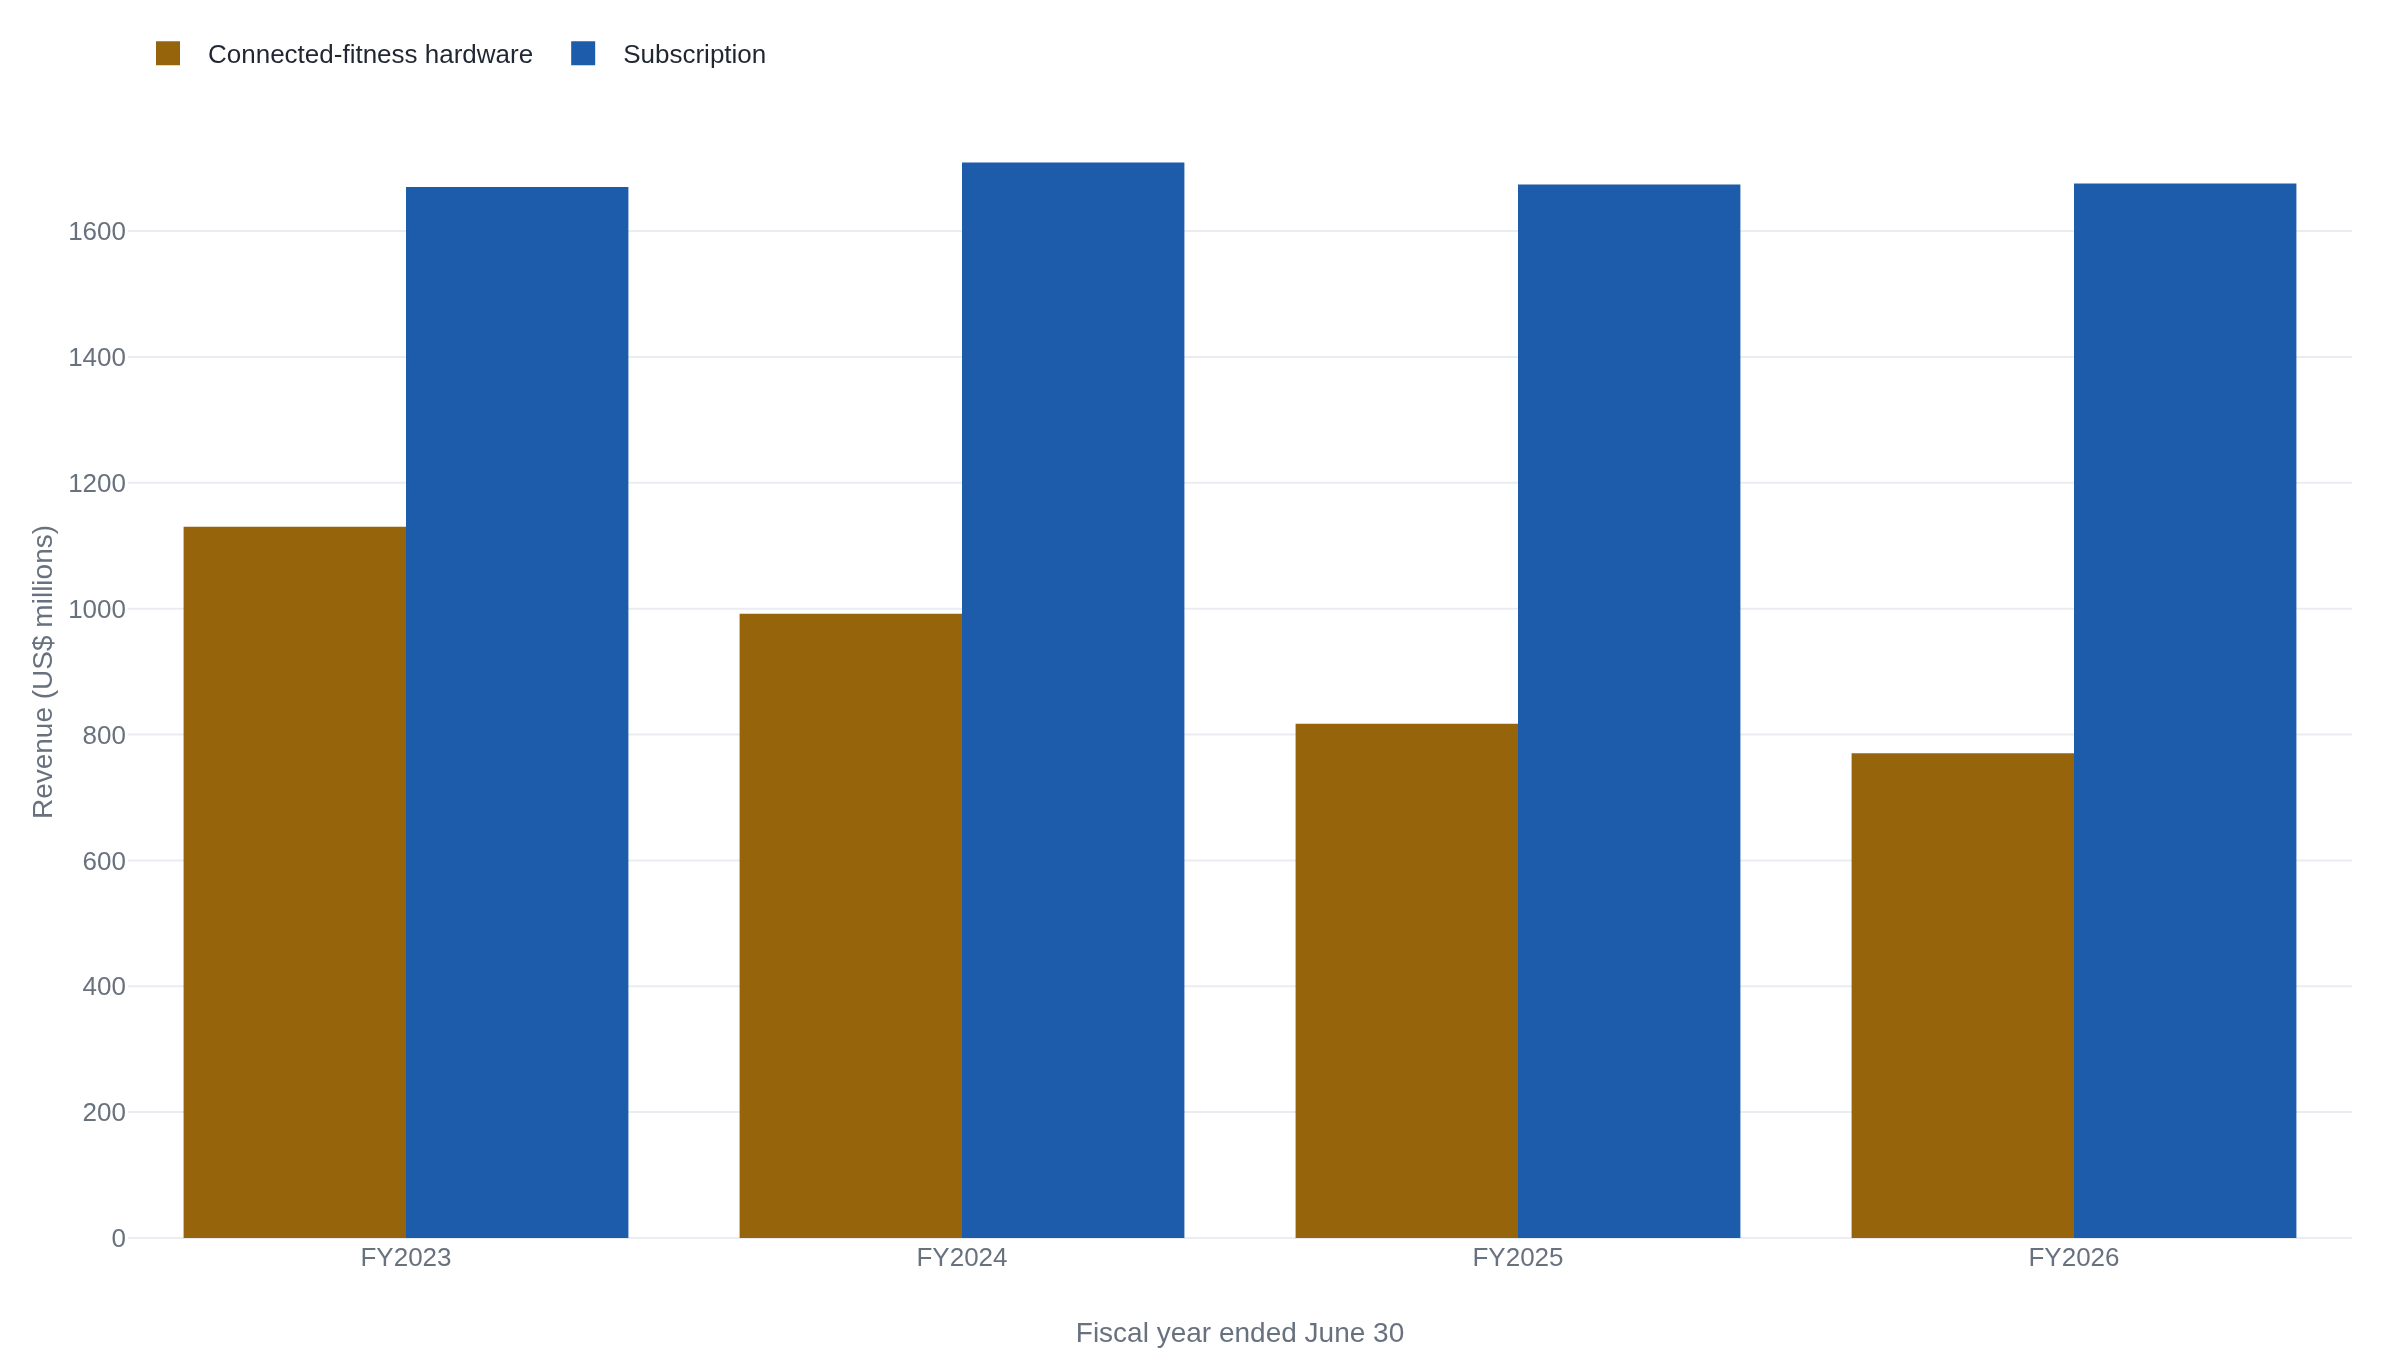

Here is the Python script that generated this plot:
import plotly.graph_objects as go

# Peloton revenue by stream, fiscal years ended June 30 (US$ millions).
# FY2026 and FY2025 from the FY2026 SEC-filed earnings release (Exhibit 99.1);
# FY2024 and FY2023 from the FY2024 SEC-filed shareholder letter.
years = ["FY2023", "FY2024", "FY2025", "FY2026"]
connected_fitness = [1130.2, 991.7, 817.1, 770.4]
subscription = [1670.1, 1708.7, 1673.7, 1675.6]

fig = go.Figure()
fig.add_trace(go.Bar(name="Connected-fitness hardware", x=years, y=connected_fitness))
fig.add_trace(go.Bar(name="Subscription", x=years, y=subscription))
fig.update_layout(
    barmode="group",
    yaxis_title="Revenue (US$ millions)",
    xaxis_title="Fiscal year ended June 30",
)
